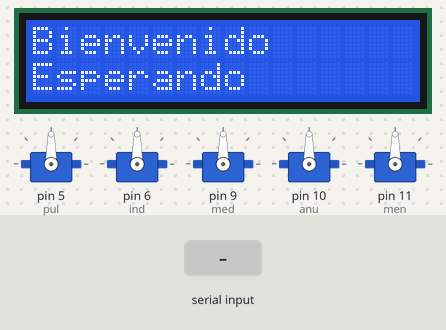
A sketch run on a simulated Arduino Uno, built with avr-gcc and run on an emulated ATmega328P. Parts: 16×2 character LCD, 5 × servo. Inputs (shaded band) come from the test bench. What the sketch prints to the serial monitor is not drawn.

Above: at 1.2 s.
1.3 s: "A90\n" received over Serial
At 2.3 s:
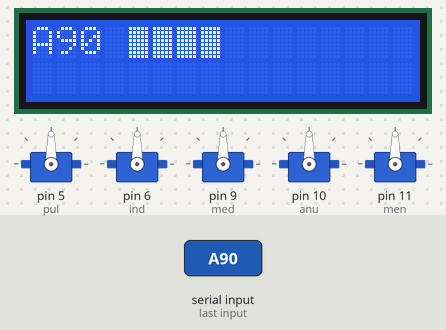
2.8 s: "A,45\n" received over Serial
At 3.4 s:
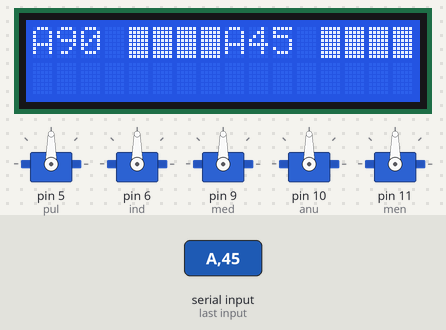
Timing chart, 0 to 5.8 s (numbered marks = the images above; inputs shaded):
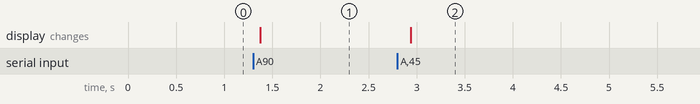

The sketch:

LCD.ino
```cpp
#include <Servo.h>
#include <LiquidCrystal.h>
const int rs = 12, en = 11, d4 = 2, d5 = 3, d6 = 4, d7 = 5;
LiquidCrystal lcd(rs, en, d4, d5, d6, d7);

Servo pulgar;
Servo indice;
Servo medio;
Servo anular;
Servo menique;

int pul = 5;
int ind = 6;
int med = 9;
int anu = 10;
int men = 11;
int D1 = 0, D2 = 0, D3 = 0, D4 = 0, D5 = 0;
int UD1 = 0, UD2 = 0, UD3 = 0, UD4 = 0, UD5 = 0;
int servoPulgar [] = {50, 60}; // [valorBajo,valorAlto]
int servoIndice [] = {50, 60};
int servoMedio [] = {50, 60};
int servoAnular [] = {50, 60};
int servoMenhique [] = {50, 60};
String bufferLCD = "";
char dedo = "";
bool cambio = 0, ucambio = 0;

void setup()
{
  Serial.begin(9600);
  lcd.begin(16, 2);
  lcd.clear ();
  lcd.print("Bienvenido");
  lcd.setCursor (0, 1);
  lcd.print ("Esperando");
  Serial.begin(9600);
  pulgar.attach(pul);
  indice.attach(ind);
  medio.attach(med);
  anular.attach(anu);
  menique.attach(men);
  //pinMode(LED,OUTPUT);
}

void loop()
{
  if (Serial.available() != 0)
  {
    for (int i = 0; i <= 5; i++)
    {
      dedo = Serial.read();
      bufferLCD += dedo;
      if (dedo == 'A')
      { //pulgar
        D1 = Serial.parseInt();
        bufferLCD += (String) D1;
      }
      if (dedo == 'B'){ //indice
        D2 = Serial.parseInt();
        bufferLCD += (String) D2;
      }
      if (dedo == 'C')
      { //medio
        D3 = Serial.parseInt();
        bufferLCD += (String) D3;
      }
      if (dedo == 'D')
      { //anular
        D4 = Serial.parseInt();
        bufferLCD += (String) D4;
      }
      if (dedo == 'E')
      { //meñique
        D5 = Serial.parseInt();
        bufferLCD += (String) D5;
      }
    }

    if (D1 != UD1 || D2 != UD2 || D3 != UD3 || D4 != UD4 || D5 != UD5) {
      //Serial.println("cambio");
      cambio = 1;
      UD1 = D1;
      UD2 = D2;
      UD3 = D3;
      UD4 = D4;
      UD5 = D5;
    }
    else {
      //Serial.println("no cambio");
      cambio = 0;
      UD1 = UD1;
      UD2 = UD2;
      UD3 = UD3;
      UD4 = UD4;
      UD5 = UD5;
    }
  }

  delay(50);

  if (cambio != ucambio) {
    Serial.println("cambio");
    Serial.print("Dedo1= ");
    Serial.print(UD1);
    Serial.print(" ");
    Serial.print("Dedo2= ");
    Serial.print(UD2);
    Serial.print(" ");
    Serial.print("Dedo3= ");
    Serial.print(UD3);
    Serial.print(" ");
    Serial.print("Dedo4= ");
    Serial.print(UD4);
    Serial.print(" ");
    Serial.print("Dedo5= ");
    Serial.print(UD5);
    Serial.println(" ");
    lcd.clear ();
    lcd.setCursor (0, 0);
    lcd.print (bufferLCD);
    //Cambio en los servos
    /*
      pulgar.write(UD1);
      indice.write(UD2);
      medio.write(UD3);
      anular.write(UD4);
      menique.write(UD4);*/
    delay(50);
    ucambio = 0;           
  }
}
```

Measured:
- after the input at 1.3 s, the display: changes after 0.07 s (image 1)
- after the input at 2.8 s, the display: changes after 0.14 s (image 2)
